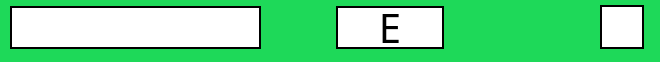
       <widget class="QWidget" name="key6" native="true">
        <property name="sizePolicy">
         <sizepolicy hsizetype="Preferred" vsizetype="Fixed">
          <horstretch>0</horstretch>
          <verstretch>0</verstretch>
         </sizepolicy>
        </property>
        <property name="minimumSize">
         <size>
          <width>0</width>
          <height>55</height>
         </size>
        </property>
        <property name="maximumSize">
         <size>
          <width>16777215</width>
          <height>90</height>
         </size>
        </property>
        <property name="cursor">
         <cursorShape>PointingHandCursor</cursorShape>
        </property>
        <property name="styleSheet">
         <string notr="true">background-color: rgb(30, 217, 89);
</string>
        </property>
        <widget class="QLineEdit" name="game_command6">
         <property name="geometry">
          <rect>
           <x>10</x>
           <y>6</y>
           <width>251</width>
           <height>43</height>
          </rect>
         </property>
         <property name="sizePolicy">
          <sizepolicy hsizetype="Expanding" vsizetype="Preferred">
           <horstretch>0</horstretch>
           <verstretch>0</verstretch>
          </sizepolicy>
         </property>
         <property name="minimumSize">
          <size>
           <width>0</width>
           <height>43</height>
          </size>
         </property>
         <property name="maximumSize">
          <size>
           <width>16777215</width>
           <height>16777215</height>
          </size>
         </property>
         <property name="font">
          <font>
           <family>Berlin Sans FB</family>
           <pointsize>20</pointsize>
          </font>
         </property>
         <property name="styleSheet">
          <string notr="true">background-color: rgb(255, 255, 255);
color: rgb(0, 0, 0);
border-style: solid;
border-width: 2px;
border-color: black;</string>
         </property>
         <property name="inputMask">
          <string notr="true"/>
         </property>
         <property name="maxLength">
          <number>16</number>
         </property>
         <property name="alignment">
          <set>Qt::AlignCenter</set>
         </property>
        </widget>
        <widget class="QLabel" name="key_6_name">
         <property name="geometry">
          <rect>
           <x>336</x>
           <y>6</y>
           <width>108</width>
           <height>43</height>
          </rect>
         </property>
         <property name="font">
          <font>
           <family>Berlin Sans FB</family>
           <pointsize>30</pointsize>
          </font>
         </property>
         <property name="styleSheet">
          <string notr="true">background-color: rgb(255, 255, 255);
border-style: solid;
border-width: 2px;
border-color: black;</string>
         </property>
         <property name="text">
          <string>E</string>
         </property>
         <property name="alignment">
          <set>Qt::AlignCenter</set>
         </property>
        </widget>
        <widget class="QCheckBox" name="checkBox_E">
         <property name="geometry">
          <rect>
           <x>600</x>
           <y>2</y>
           <width>51</width>
           <height>51</height>
          </rect>
         </property>
         <property name="styleSheet">
          <string notr="true">QCheckBox::indicator {
     width: 40px;
     height: 40px;
	border-style: solid;
    border-width: 2px;
    border-color: black;
}

QCheckBox::indicator:checked {
  background-color: rgb(7, 113, 240);
}
QCheckBox::indicator:unchecked {
    background-color: rgb(255, 255, 255);
}
</string>
         </property>
         <property name="text">
          <string/>
         </property>
         <property name="iconSize">
          <size>
           <width>23</width>
           <height>28</height>
          </size>
         </property>
         <property name="checkable">
          <bool>true</bool>
         </property>
        </widget>
       </widget>
